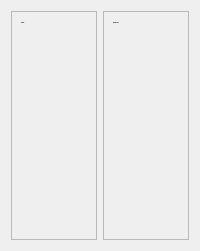
            <widget class="QWidget" name="keterangan_divisi">
             <layout class="QHBoxLayout" name="horizontalLayout_9">
              <item>
               <widget class="QFrame" name="frame_15">
                <property name="frameShape">
                 <enum>QFrame::StyledPanel</enum>
                </property>
                <property name="frameShadow">
                 <enum>QFrame::Raised</enum>
                </property>
                <layout class="QVBoxLayout" name="verticalLayout_25">
                 <item>
                  <widget class="QLabel" name="label_17">
                   <property name="font">
                    <font>
                     <family>poppins</family>
                     <pointsize>-1</pointsize>
                     <weight>75</weight>
                     <bold>true</bold>
                    </font>
                   </property>
                   <property name="text">
                    <string>Ulasan</string>
                   </property>
                  </widget>
                 </item>
                 <item>
                  <widget class="QLabel" name="ulasan_div">
                   <property name="minimumSize">
                    <size>
                     <width>0</width>
                     <height>200</height>
                    </size>
                   </property>
                   <property name="text">
                    <string/>
                   </property>
                   <property name="alignment">
                    <set>Qt::AlignLeading|Qt::AlignLeft|Qt::AlignTop</set>
                   </property>
                  </widget>
                 </item>
                </layout>
               </widget>
              </item>
              <item>
               <widget class="QFrame" name="frame_16">
                <property name="frameShape">
                 <enum>QFrame::StyledPanel</enum>
                </property>
                <property name="frameShadow">
                 <enum>QFrame::Raised</enum>
                </property>
                <layout class="QVBoxLayout" name="verticalLayout_21">
                 <item>
                  <widget class="QLabel" name="label_25">
                   <property name="font">
                    <font>
                     <family>poppins</family>
                     <pointsize>-1</pointsize>
                     <weight>75</weight>
                     <bold>true</bold>
                    </font>
                   </property>
                   <property name="text">
                    <string>Kesimpulan</string>
                   </property>
                  </widget>
                 </item>
                 <item>
                  <widget class="QLabel" name="kesimpulan_div">
                   <property name="minimumSize">
                    <size>
                     <width>0</width>
                     <height>200</height>
                    </size>
                   </property>
                   <property name="text">
                    <string/>
                   </property>
                   <property name="alignment">
                    <set>Qt::AlignLeading|Qt::AlignLeft|Qt::AlignTop</set>
                   </property>
                  </widget>
                 </item>
                </layout>
               </widget>
              </item>
             </layout>
            </widget>
